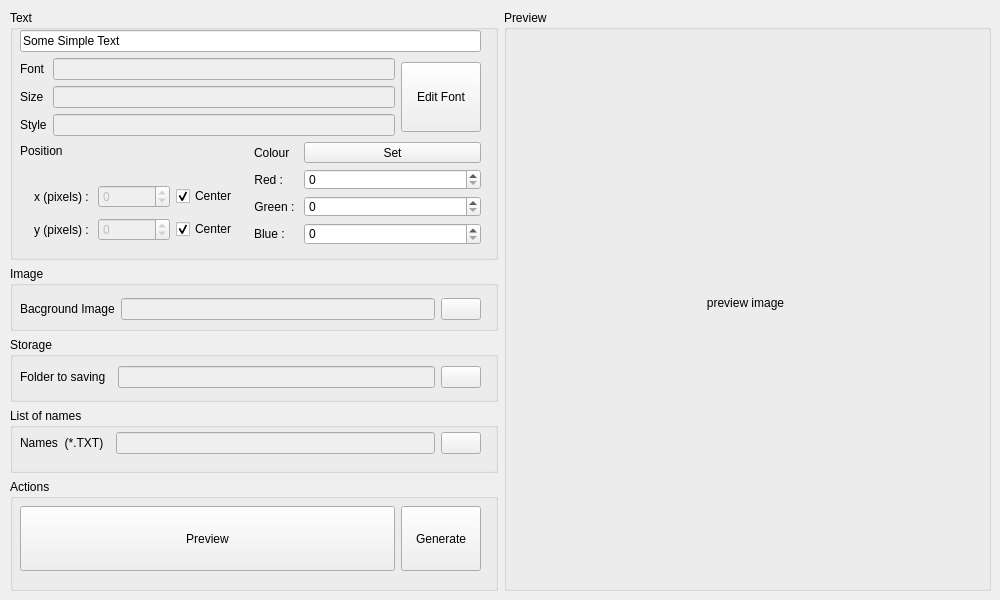
<?xml version="1.0" encoding="UTF-8"?>
<ui version="4.0">
 <class>Widget</class>
 <widget class="QWidget" name="Widget">
  <property name="geometry">
   <rect>
    <x>0</x>
    <y>0</y>
    <width>1000</width>
    <height>600</height>
   </rect>
  </property>
  <property name="sizePolicy">
   <sizepolicy hsizetype="Preferred" vsizetype="Preferred">
    <horstretch>0</horstretch>
    <verstretch>0</verstretch>
   </sizepolicy>
  </property>
  <property name="minimumSize">
   <size>
    <width>500</width>
    <height>600</height>
   </size>
  </property>
  <property name="maximumSize">
   <size>
    <width>1000</width>
    <height>600</height>
   </size>
  </property>
  <property name="windowTitle">
   <string>Diploma Generator</string>
  </property>
  <widget class="QWidget" name="horizontalLayoutWidget">
   <property name="geometry">
    <rect>
     <x>10</x>
     <y>10</y>
     <width>981</width>
     <height>581</height>
    </rect>
   </property>
   <layout class="QHBoxLayout" name="horizontalLayout_main">
    <item>
     <layout class="QVBoxLayout" name="verticalLayout_text_menu">
      <item>
       <widget class="QGroupBox" name="groupBox_text">
        <property name="enabled">
         <bool>true</bool>
        </property>
        <property name="sizePolicy">
         <sizepolicy hsizetype="Preferred" vsizetype="Minimum">
          <horstretch>0</horstretch>
          <verstretch>0</verstretch>
         </sizepolicy>
        </property>
        <property name="minimumSize">
         <size>
          <width>0</width>
          <height>250</height>
         </size>
        </property>
        <property name="maximumSize">
         <size>
          <width>16777215</width>
          <height>250</height>
         </size>
        </property>
        <property name="title">
         <string>Text</string>
        </property>
        <widget class="QWidget" name="verticalLayoutWidget">
         <property name="geometry">
          <rect>
           <x>10</x>
           <y>20</y>
           <width>461</width>
           <height>215</height>
          </rect>
         </property>
         <layout class="QVBoxLayout" name="verticalLayout_text">
          <item>
           <widget class="QLineEdit" name="lineEdit_text">
            <property name="text">
             <string>Some Simple Text</string>
            </property>
           </widget>
          </item>
          <item>
           <layout class="QHBoxLayout" name="horizontalLayout_font">
            <item>
             <layout class="QFormLayout" name="formLayout_font">
              <item row="0" column="0">
               <widget class="QLabel" name="label_font">
                <property name="text">
                 <string>Font</string>
                </property>
               </widget>
              </item>
              <item row="1" column="0">
               <widget class="QLabel" name="label_size">
                <property name="text">
                 <string>Size</string>
                </property>
               </widget>
              </item>
              <item row="2" column="0">
               <widget class="QLabel" name="label_style">
                <property name="text">
                 <string>Style</string>
                </property>
               </widget>
              </item>
              <item row="0" column="1">
               <widget class="QLineEdit" name="lineEdit_font">
                <property name="enabled">
                 <bool>false</bool>
                </property>
               </widget>
              </item>
              <item row="1" column="1">
               <widget class="QLineEdit" name="lineEdit_size">
                <property name="enabled">
                 <bool>false</bool>
                </property>
               </widget>
              </item>
              <item row="2" column="1">
               <widget class="QLineEdit" name="lineEdit_style">
                <property name="enabled">
                 <bool>false</bool>
                </property>
               </widget>
              </item>
             </layout>
            </item>
            <item>
             <widget class="QPushButton" name="pushButton_edit_font">
              <property name="minimumSize">
               <size>
                <width>0</width>
                <height>70</height>
               </size>
              </property>
              <property name="text">
               <string>Edit Font</string>
              </property>
             </widget>
            </item>
           </layout>
          </item>
          <item>
           <layout class="QHBoxLayout" name="horizontalLayout_pos_col">
            <item>
             <layout class="QVBoxLayout" name="verticalLayout">
              <property name="topMargin">
               <number>0</number>
              </property>
              <item>
               <widget class="QLabel" name="label_position">
                <property name="minimumSize">
                 <size>
                  <width>0</width>
                  <height>0</height>
                 </size>
                </property>
                <property name="maximumSize">
                 <size>
                  <width>16777215</width>
                  <height>33</height>
                 </size>
                </property>
                <property name="text">
                 <string>Position</string>
                </property>
                <property name="scaledContents">
                 <bool>false</bool>
                </property>
                <property name="alignment">
                 <set>Qt::AlignLeading|Qt::AlignLeft|Qt::AlignTop</set>
                </property>
               </widget>
              </item>
              <item>
               <layout class="QGridLayout" name="gridLayout" columnstretch="0,0,0">
                <property name="sizeConstraint">
                 <enum>QLayout::SetFixedSize</enum>
                </property>
                <property name="horizontalSpacing">
                 <number>6</number>
                </property>
                <property name="verticalSpacing">
                 <number>10</number>
                </property>
                <item row="1" column="1">
                 <widget class="QSpinBox" name="spinBox_y">
                  <property name="enabled">
                   <bool>false</bool>
                  </property>
                  <property name="minimum">
                   <number>-100000</number>
                  </property>
                  <property name="maximum">
                   <number>100000</number>
                  </property>
                 </widget>
                </item>
                <item row="0" column="1">
                 <widget class="QSpinBox" name="spinBox_x">
                  <property name="enabled">
                   <bool>false</bool>
                  </property>
                  <property name="minimum">
                   <number>-100000</number>
                  </property>
                  <property name="maximum">
                   <number>100000</number>
                  </property>
                 </widget>
                </item>
                <item row="0" column="0">
                 <widget class="QLabel" name="label_x">
                  <property name="text">
                   <string>x (pixels) : </string>
                  </property>
                  <property name="alignment">
                   <set>Qt::AlignRight|Qt::AlignTrailing|Qt::AlignVCenter</set>
                  </property>
                 </widget>
                </item>
                <item row="0" column="2">
                 <widget class="QCheckBox" name="checkBox_x">
                  <property name="text">
                   <string>Center</string>
                  </property>
                  <property name="checked">
                   <bool>true</bool>
                  </property>
                  <property name="tristate">
                   <bool>false</bool>
                  </property>
                 </widget>
                </item>
                <item row="1" column="2">
                 <widget class="QCheckBox" name="checkBox_y">
                  <property name="text">
                   <string>Center</string>
                  </property>
                  <property name="checked">
                   <bool>true</bool>
                  </property>
                 </widget>
                </item>
                <item row="1" column="0">
                 <widget class="QLabel" name="label_y">
                  <property name="text">
                   <string>y (pixels) : </string>
                  </property>
                  <property name="alignment">
                   <set>Qt::AlignRight|Qt::AlignTrailing|Qt::AlignVCenter</set>
                  </property>
                 </widget>
                </item>
               </layout>
              </item>
             </layout>
            </item>
            <item>
             <layout class="QFormLayout" name="formLayout_color">
              <item row="0" column="0">
               <widget class="QLabel" name="label_colour">
                <property name="maximumSize">
                 <size>
                  <width>16777215</width>
                  <height>25</height>
                 </size>
                </property>
                <property name="text">
                 <string>Colour</string>
                </property>
               </widget>
              </item>
              <item row="0" column="1">
               <widget class="QPushButton" name="pushButton_setcolour">
                <property name="text">
                 <string>Set</string>
                </property>
               </widget>
              </item>
              <item row="1" column="0">
               <widget class="QLabel" name="label_red">
                <property name="text">
                 <string>Red :</string>
                </property>
                <property name="alignment">
                 <set>Qt::AlignRight|Qt::AlignTrailing|Qt::AlignVCenter</set>
                </property>
               </widget>
              </item>
              <item row="2" column="0">
               <widget class="QLabel" name="label_greem">
                <property name="text">
                 <string>Green : </string>
                </property>
                <property name="alignment">
                 <set>Qt::AlignCenter</set>
                </property>
               </widget>
              </item>
              <item row="3" column="0">
               <widget class="QLabel" name="label_blue">
                <property name="text">
                 <string>Blue : </string>
                </property>
                <property name="alignment">
                 <set>Qt::AlignRight|Qt::AlignTrailing|Qt::AlignVCenter</set>
                </property>
               </widget>
              </item>
              <item row="1" column="1">
               <widget class="QSpinBox" name="spinBox_red">
                <property name="maximum">
                 <number>255</number>
                </property>
               </widget>
              </item>
              <item row="2" column="1">
               <widget class="QSpinBox" name="spinBox_green">
                <property name="maximum">
                 <number>255</number>
                </property>
               </widget>
              </item>
              <item row="3" column="1">
               <widget class="QSpinBox" name="spinBox_blue">
                <property name="maximum">
                 <number>255</number>
                </property>
               </widget>
              </item>
             </layout>
            </item>
           </layout>
          </item>
         </layout>
        </widget>
       </widget>
      </item>
      <item>
       <widget class="QGroupBox" name="groupBox_image">
        <property name="sizePolicy">
         <sizepolicy hsizetype="Preferred" vsizetype="MinimumExpanding">
          <horstretch>0</horstretch>
          <verstretch>0</verstretch>
         </sizepolicy>
        </property>
        <property name="minimumSize">
         <size>
          <width>0</width>
          <height>45</height>
         </size>
        </property>
        <property name="maximumSize">
         <size>
          <width>16777215</width>
          <height>65</height>
         </size>
        </property>
        <property name="title">
         <string>Image</string>
        </property>
        <widget class="QWidget" name="gridLayoutWidget">
         <property name="geometry">
          <rect>
           <x>10</x>
           <y>30</y>
           <width>461</width>
           <height>26</height>
          </rect>
         </property>
         <layout class="QGridLayout" name="gridLayout_backimage">
          <item row="0" column="2">
           <widget class="QPushButton" name="pushButton_getback">
            <property name="text">
             <string/>
            </property>
            <property name="icon">
             <iconset theme="folder">
              <normaloff>.</normaloff>.</iconset>
            </property>
           </widget>
          </item>
          <item row="0" column="1">
           <widget class="QLineEdit" name="lineEdit_backimage">
            <property name="enabled">
             <bool>false</bool>
            </property>
           </widget>
          </item>
          <item row="0" column="0">
           <widget class="QLabel" name="label_backimage">
            <property name="text">
             <string>Bacground Image</string>
            </property>
           </widget>
          </item>
         </layout>
        </widget>
       </widget>
      </item>
      <item>
       <widget class="QGroupBox" name="groupBox_storage">
        <property name="sizePolicy">
         <sizepolicy hsizetype="Preferred" vsizetype="MinimumExpanding">
          <horstretch>0</horstretch>
          <verstretch>0</verstretch>
         </sizepolicy>
        </property>
        <property name="minimumSize">
         <size>
          <width>0</width>
          <height>50</height>
         </size>
        </property>
        <property name="maximumSize">
         <size>
          <width>16777215</width>
          <height>65</height>
         </size>
        </property>
        <property name="title">
         <string>Storage</string>
        </property>
        <widget class="QWidget" name="gridLayoutWidget_2">
         <property name="geometry">
          <rect>
           <x>10</x>
           <y>20</y>
           <width>461</width>
           <height>41</height>
          </rect>
         </property>
         <layout class="QGridLayout" name="gridLayout_folder">
          <item row="1" column="1">
           <widget class="QLabel" name="label_folder">
            <property name="text">
             <string>Folder to saving  </string>
            </property>
           </widget>
          </item>
          <item row="1" column="2">
           <widget class="QLineEdit" name="lineEdit_folder">
            <property name="enabled">
             <bool>false</bool>
            </property>
           </widget>
          </item>
          <item row="1" column="3">
           <widget class="QPushButton" name="pushButton_get_folder">
            <property name="text">
             <string/>
            </property>
           </widget>
          </item>
         </layout>
        </widget>
       </widget>
      </item>
      <item>
       <widget class="QGroupBox" name="groupBox">
        <property name="minimumSize">
         <size>
          <width>0</width>
          <height>50</height>
         </size>
        </property>
        <property name="maximumSize">
         <size>
          <width>16777215</width>
          <height>65</height>
         </size>
        </property>
        <property name="title">
         <string>List of names</string>
        </property>
        <widget class="QWidget" name="gridLayoutWidget_3">
         <property name="geometry">
          <rect>
           <x>10</x>
           <y>20</y>
           <width>461</width>
           <height>31</height>
          </rect>
         </property>
         <layout class="QGridLayout" name="gridLayout_2">
          <item row="0" column="0">
           <widget class="QLabel" name="label_names">
            <property name="text">
             <string>Names  (*.TXT)  </string>
            </property>
           </widget>
          </item>
          <item row="0" column="1">
           <widget class="QLineEdit" name="lineEdit_names">
            <property name="enabled">
             <bool>false</bool>
            </property>
           </widget>
          </item>
          <item row="0" column="2">
           <widget class="QPushButton" name="pushButton_names">
            <property name="text">
             <string/>
            </property>
           </widget>
          </item>
         </layout>
        </widget>
       </widget>
      </item>
      <item>
       <widget class="QGroupBox" name="groupBox_actions">
        <property name="enabled">
         <bool>true</bool>
        </property>
        <property name="sizePolicy">
         <sizepolicy hsizetype="Preferred" vsizetype="Minimum">
          <horstretch>0</horstretch>
          <verstretch>0</verstretch>
         </sizepolicy>
        </property>
        <property name="minimumSize">
         <size>
          <width>0</width>
          <height>0</height>
         </size>
        </property>
        <property name="title">
         <string>Actions</string>
        </property>
        <widget class="QWidget" name="horizontalLayoutWidget_2">
         <property name="geometry">
          <rect>
           <x>10</x>
           <y>20</y>
           <width>461</width>
           <height>80</height>
          </rect>
         </property>
         <layout class="QHBoxLayout" name="horizontalLayout_actions">
          <item>
           <widget class="QPushButton" name="pushButton_preview">
            <property name="enabled">
             <bool>true</bool>
            </property>
            <property name="sizePolicy">
             <sizepolicy hsizetype="MinimumExpanding" vsizetype="Fixed">
              <horstretch>0</horstretch>
              <verstretch>0</verstretch>
             </sizepolicy>
            </property>
            <property name="minimumSize">
             <size>
              <width>0</width>
              <height>65</height>
             </size>
            </property>
            <property name="text">
             <string>Preview</string>
            </property>
           </widget>
          </item>
          <item>
           <widget class="QPushButton" name="pushButton_generate">
            <property name="minimumSize">
             <size>
              <width>0</width>
              <height>65</height>
             </size>
            </property>
            <property name="text">
             <string>Generate</string>
            </property>
           </widget>
          </item>
         </layout>
        </widget>
       </widget>
      </item>
     </layout>
    </item>
    <item>
     <widget class="QGroupBox" name="groupBox_preview">
      <property name="title">
       <string>Preview</string>
      </property>
      <widget class="QLabel" name="label_preview">
       <property name="geometry">
        <rect>
         <x>16</x>
         <y>22</y>
         <width>451</width>
         <height>541</height>
        </rect>
       </property>
       <property name="sizePolicy">
        <sizepolicy hsizetype="Fixed" vsizetype="Fixed">
         <horstretch>0</horstretch>
         <verstretch>0</verstretch>
        </sizepolicy>
       </property>
       <property name="text">
        <string>preview image</string>
       </property>
       <property name="scaledContents">
        <bool>true</bool>
       </property>
       <property name="alignment">
        <set>Qt::AlignCenter</set>
       </property>
      </widget>
     </widget>
    </item>
   </layout>
  </widget>
 </widget>
 <resources/>
 <connections/>
</ui>
